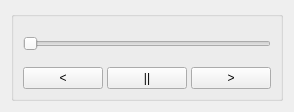
<?xml version="1.0" encoding="UTF-8"?>
<ui version="4.0">
 <class>paramTemplate</class>
 <widget class="QWidget" name="paramTemplate">
  <property name="geometry">
   <rect>
    <x>0</x>
    <y>0</y>
    <width>216</width>
    <height>112</height>
   </rect>
  </property>
  <property name="sizePolicy">
   <sizepolicy hsizetype="Preferred" vsizetype="Preferred">
    <horstretch>0</horstretch>
    <verstretch>0</verstretch>
   </sizepolicy>
  </property>
  <property name="minimumSize">
   <size>
    <width>0</width>
    <height>0</height>
   </size>
  </property>
  <property name="maximumSize">
   <size>
    <width>16777215</width>
    <height>112</height>
   </size>
  </property>
  <property name="windowTitle">
   <string>ParamTemplate</string>
  </property>
  <layout class="QVBoxLayout">
   <item>
    <widget class="QGroupBox" name="group">
     <property name="sizePolicy">
      <sizepolicy hsizetype="Preferred" vsizetype="Preferred">
       <horstretch>0</horstretch>
       <verstretch>0</verstretch>
      </sizepolicy>
     </property>
     <property name="minimumSize">
      <size>
       <width>0</width>
       <height>0</height>
      </size>
     </property>
     <property name="alignment">
      <set>Qt::AlignLeading|Qt::AlignLeft|Qt::AlignTop</set>
     </property>
     <layout class="QVBoxLayout">
      <item>
       <widget class="QSlider" name="slider">
        <property name="sizePolicy">
         <sizepolicy hsizetype="Minimum" vsizetype="Preferred">
          <horstretch>0</horstretch>
          <verstretch>0</verstretch>
         </sizepolicy>
        </property>
        <property name="orientation">
         <enum>Qt::Horizontal</enum>
        </property>
       </widget>
      </item>
      <item>
       <layout class="QHBoxLayout">
        <property name="spacing">
         <number>4</number>
        </property>
        <item>
         <widget class="QPushButton" name="atras">
          <property name="sizePolicy">
           <sizepolicy hsizetype="Fixed" vsizetype="Maximum">
            <horstretch>0</horstretch>
            <verstretch>0</verstretch>
           </sizepolicy>
          </property>
          <property name="text">
           <string>&lt;</string>
          </property>
         </widget>
        </item>
        <item>
         <widget class="QPushButton" name="pausa">
          <property name="sizePolicy">
           <sizepolicy hsizetype="Fixed" vsizetype="Maximum">
            <horstretch>0</horstretch>
            <verstretch>0</verstretch>
           </sizepolicy>
          </property>
          <property name="text">
           <string>||</string>
          </property>
         </widget>
        </item>
        <item>
         <widget class="QPushButton" name="adelante">
          <property name="sizePolicy">
           <sizepolicy hsizetype="Fixed" vsizetype="Maximum">
            <horstretch>0</horstretch>
            <verstretch>0</verstretch>
           </sizepolicy>
          </property>
          <property name="text">
           <string>&gt;</string>
          </property>
         </widget>
        </item>
       </layout>
      </item>
     </layout>
    </widget>
   </item>
  </layout>
 </widget>
 <resources/>
 <connections/>
</ui>
